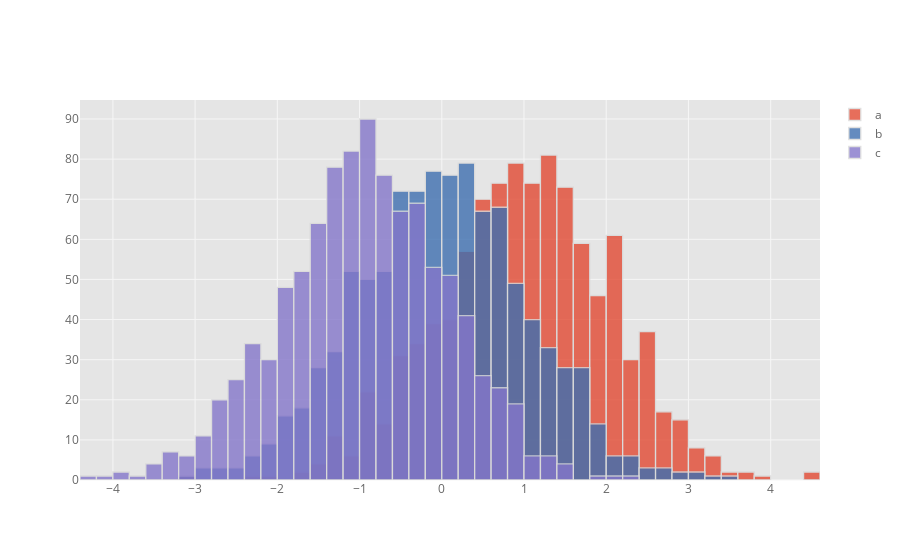

The cell this chart's notebook holds for it:
### Code cell
df.iplot(kind='histogram')

### Figure 1 — Plotly figure (JSON) as saved in the notebook; plotly's stock layout.template omitted (floating-point values rounded to 4 significant figures; data arrays with more than 128 entries replaced by an {"elided": "..."} marker saying what was removed)
{"data": [{"histfunc": "count", "histnorm": "", "marker": {"color": "rgba(226, 74, 51, 1.0)", "line": {"color": "#D9D9D9", "width": 1.3}}, "name": "a", "opacity": 0.8, "orientation": "v", "type": "histogram", "uid": "3c9fe4eb-6922-4cf9-9f54-dde249d5c721", "x": {"elided": "1000 float values"}}, {"histfunc": "count", "histnorm": "", "marker": {"color": "rgba(62, 111, 176, 1.0)", "line": {"color": "#D9D9D9", "width": 1.3}}, "name": "b", "opacity": 0.8, "orientation": "v", "type": "histogram", "uid": "a2650cc1-1d92-4b9d-90c9-93d863c1f33e", "x": {"elided": "1000 float values"}}, {"histfunc": "count", "histnorm": "", "marker": {"color": "rgba(132, 118, 202, 1.0)", "line": {"color": "#D9D9D9", "width": 1.3}}, "name": "c", "opacity": 0.8, "orientation": "v", "type": "histogram", "uid": "7c21f993-1227-44cb-9336-777784c0dcf1", "x": {"elided": "1000 float values"}}], "layout": {"barmode": "overlay", "legend": {"bgcolor": "#FFFFFF", "font": {"color": "#666666"}}, "paper_bgcolor": "#FFFFFF", "plot_bgcolor": "#E5E5E5", "title": {"font": {"color": "#151516"}}, "xaxis": {"gridcolor": "#F6F6F6", "showgrid": true, "tickfont": {"color": "#666666"}, "title": {"font": {"color": "#666666"}, "text": ""}, "zerolinecolor": "#F6F6F6"}, "yaxis": {"gridcolor": "#F6F6F6", "showgrid": true, "tickfont": {"color": "#666666"}, "title": {"font": {"color": "#666666"}, "text": ""}, "zerolinecolor": "#F6F6F6"}}}
